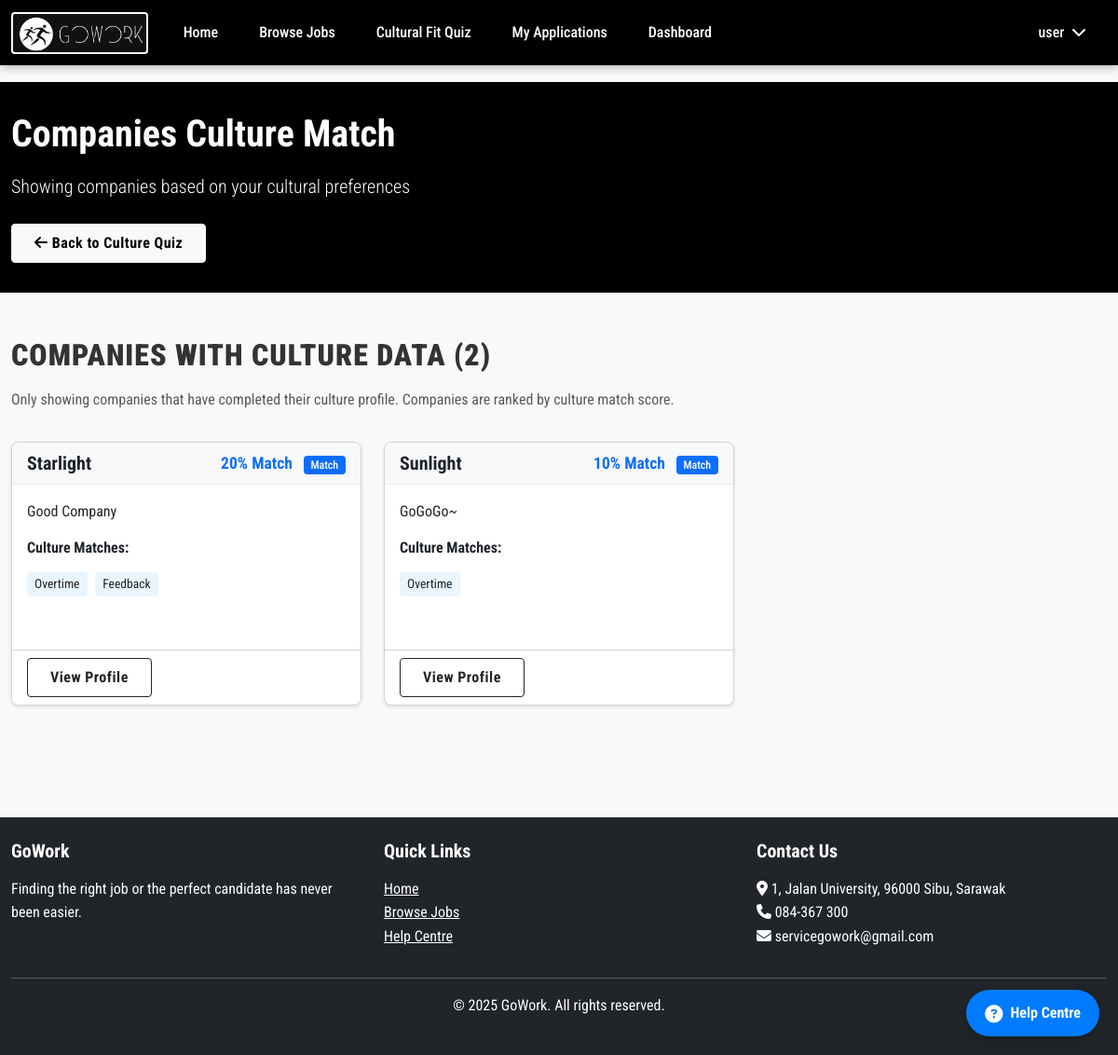
Screenshot of /pages/culture_match.php (signed in) with the database file from the repository.
### tables this page shows
CREATE TABLE `users` (
  `user_id` int(11) NOT NULL,
  `username` varchar(50) NOT NULL,
  `email` varchar(100) NOT NULL,
  `password` varchar(255) NOT NULL,
  `profile_picture` varchar(255) DEFAULT NULL,
  `user_type` int(11) NOT NULL,
  `created_at` timestamp NOT NULL DEFAULT current_timestamp(),
  `updated_at` timestamp NOT NULL DEFAULT current_timestamp() ON UPDATE current_timestamp()
);

CREATE TABLE `companies` (
  `company_id` int(11) NOT NULL,
  `user_id` int(11) NOT NULL,
  `company_name` varchar(100) NOT NULL,
  `description` text DEFAULT NULL,
  `company_culture` text DEFAULT NULL,
  `contact_number` varchar(20) DEFAULT NULL,
  `address` varchar(255) DEFAULT NULL,
  `city` varchar(50) DEFAULT NULL,
  `state` varchar(50) DEFAULT NULL,
  `country` varchar(50) DEFAULT NULL,
  `license_path` varchar(255) DEFAULT NULL,
  `license_status` enum('Pending','Approved','Not Approved') DEFAULT 'Pending',
  `created_at` timestamp NOT NULL DEFAULT current_timestamp(),
  `updated_at` timestamp NOT NULL DEFAULT current_timestamp() ON UPDATE current_timestamp()
);

### includes/functions.php (called while the page is built, shortened)
<?php
require_once 'database.php';
function isLoggedIn() {
    return isset($_SESSION['user_id']);
}
function hasUserType($userType) {
    return $_SESSION['user_type'] == $userType;
}
function getCurrentUser() {
    $sql = "SELECT * FROM users WHERE user_id = ?";
    return fetchRow($sql, 'i', [$_SESSION['user_id']]);
}
function getUserCultureResults($userId) {
    $result = fetchRow(
        "SELECT * FROM user_culture_results WHERE user_id = ?",
        'i',
        [$userId]
    );
    if ($result) {
        $result['culture_profile'] = json_decode($result['culture_profile'], true);
    }
    return $result;
}
function getCompanyCulture($companyId) {
    $company = fetchRow(
        "SELECT company_culture FROM companies WHERE company_id = ?",
        'i',
        [$companyId]
    );
    if ($company && $company['company_culture']) {
        return json_decode($company['company_culture'], true);
    }
    return null;
}
function calculateCultureFitScore($userId, $companyId) {
    $userCulture = getUserCultureResults($userId);
    $companyCulture = getCompanyCulture($companyId);
    $userValues = $userCulture['culture_profile']['values'];
    $companyValues = $companyCulture['values'];
    $matches = [];
    $mismatches = [];
    $matchCount = 0;
    foreach ($userValues as $userAttribute => $userValue) {
        $matched = false;
        if (isset($companyValues[$userAttribute]) && $companyValues[$userAttribute] == $userValue) {
            $matches[] = $userAttribute;
            $matchCount++;
            $matched = true;
        }
        else {
            foreach ($companyValues as $companyAttribute => $companyValue) {
                if ($userAttribute == $companyValue || $userValue == $companyValue) {
                    $matches[] = $companyAttribute;
                    $matchCount++;
                    $matched = true;
                    break;
                }
            }
        }
    }
    $score = min(100, $matchCount * 10);
    return [
        'score' => $score,
        'matches' => $matches,
        'mismatches' => $mismatches
    ];
}
function getMatchingCompanies($userId, $limit = 10, $includeAll = false) {
    $companies = fetchAll("SELECT c.*, u.username FROM companies c JOIN users u ON c.user_id = u.user_id");
    $matches = [];
    $nonMatches = [];
    $userCulture = getUserCultureResults($userId);
    foreach ($companies as $company) {
        $matchData = calculateCultureFitScore($userId, $company['company_id']);
        $company['match_score'] = $matchData['score'];
        $company['matches'] = $matchData['matches'];
        $company['mismatches'] = $matchData['mismatches'];
        if ($matchData['score'] > 0) {
            $matches[] = $company;
        } else {
            $proximityScore = calculateProximityScore($userCulture, $company);
            $company['proximity_score'] = $proximityScore;
            $nonMatches[] = $company;
        }
    }
    usort($matches, function($a, $b) {
        return $b['match_score'] - $a['match_score'];
    });
    usort($nonMatches, function($a, $b) {
        return $a['proximity_score'] - $b['proximity_score'];
    });
    $allCompanies = array_merge($matches, $nonMatches);
    if ($includeAll) {
        return array_slice($allCompanies, 0, $limit);
    } else {
        return array_slice($matches, 0, $limit);
    }
}

### includes/database.php (called while the page is built, shortened)
<?php
function getDbConnection() {
    static $conn;
    if ($conn instanceof mysqli) {
        return $conn;
    }
    $conn = new mysqli(
        DB_HOST,
        DB_USER,
        DB_PASS,
        DB_NAME,
        3306
    );
    $conn->ssl_set(NULL, NULL, __DIR__ . '/DigiCertGlobalRootCA.crt.pem', NULL, NULL);
    $conn->set_charset("utf8mb4");
    return $conn;
}
function executeQuery($sql, $types = '', $params = []) {
    $conn = getDbConnection();
    $stmt = $conn->prepare($sql);
    if (!empty($params)) {
        $bindParams = [$types];
        for ($i = 0; $i < count($params); $i++) {
            $bindParams[] = &$params[$i];
        }
        call_user_func_array([$stmt, 'bind_param'], $bindParams);
    }
    if (!$stmt->execute()) {
        $error = "Error executing statement: " . $stmt->error;
        error_log($error);
        $stmt->close();
        throw new Exception($error);
    }
    return $stmt;
}
function fetchRow($sql, $types = '', $params = []) {
    $stmt = executeQuery($sql, $types, $params);
    $result = $stmt->get_result();
    $row = $result->fetch_assoc();
    return $row;
}
function fetchAll($sql, $types = '', $params = []) {
    $stmt = executeQuery($sql, $types, $params);
    $result = $stmt->get_result();
    $rows = [];
    while ($row = $result->fetch_assoc()) {
        $rows[] = $row;
    }
    return $rows;
}

### pages/culture_match.php (the view, shortened to what this page needs)
<?php
$pageTitle = 'Culture Match Companies';
require_once '../includes/database.php';
require_once '../includes/functions.php';
$allCompanies = getMatchingCompanies($_SESSION['user_id'], 20, true);
$filteredCompanies = [];
foreach ($allCompanies as $company) {
    if (isset($company['company_culture']) && !empty($company['company_culture'])) {
        $filteredCompanies[] = $company;
    }
}
require_once '../includes/header.php';
?>
<section class="container-fluid culture-match-header">
    <div class="container">
        <h1>Companies Culture Match</h1>
        <p class="lead">Showing companies based on your cultural preferences</p>
        <a href="<?php echo SITE_URL; ?>/pages/culture_quiz.php" class="btn btn-light mt-2">
            <i class="fas fa-arrow-left"></i> Back to Culture Quiz
        </a>
    </div>
</section>
<section class="container my-5">
    <div class="row mb-3">
        <div class="col-12">
            <h2>Companies with Culture Data (<?php echo count($filteredCompanies); ?>)</h2>
            <p class="text-muted">
                Only showing companies that have completed their culture profile. Companies are ranked by culture match score.
            </p>
        </div>
    </div>
    <div class="row">
        <?php if (empty($filteredCompanies)): ?>
            <div class="col-12">
                <div class="alert alert-info">
                    No companies with culture data found. Please check back later as more companies complete their cultural profile.
                </div>
            </div>
        <?php else: ?>
            <?php foreach ($filteredCompanies as $company): ?>
                <div class="col-md-6 col-lg-4 mb-4">
                    <div class="card match-card">
                        <div class="card-header d-flex justify-content-between align-items-center">
                            <h5 class="mb-0"><?php echo htmlspecialchars($company['company_name']); ?></h5>
                            <div>
                                <span class="match-score me-2"><?php echo $company['match_score']; ?>% Match</span>
                                <?php if ($company['match_score'] >= 80): ?>
                                    <span class="badge highly-recommend-badge">Highly Recommend</span>
                                <?php elseif ($company['match_score'] >= 60): ?>
                                    <span class="badge recommend-badge">Recommend</span>
                                <?php elseif ($company['match_score'] > 0): ?>
                                    <span class="badge match-badge">Match</span>
                                <?php endif; ?>
                            </div>
                        </div>
                        <div class="card-body">
                            <p><?php echo htmlspecialchars(substr($company['description'] ?? 'No description available', 0, 120) . (strlen($company['description'] ?? '') > 120 ? '...' : '')); ?></p>
                            <?php if (!empty($company['matches'])): ?>
                                <div class="mb-3">
                                    <h6>Culture Matches:</h6>
                                    <div>
                                        <?php foreach ($company['matches'] as $match): ?>
                                            <span class="value-match"><?php echo htmlspecialchars(ucfirst($match)); ?></span>
                                        <?php endforeach; ?>
                                    </div>
                                </div>
                            <?php endif; ?>
                        </div>
                        <div class="card-footer bg-white">
                            <div class="d-flex justify-content-between">
                                <a href="<?php echo SITE_URL; ?>/pages/view_company_profile.php?id=<?php echo $company['company_id']; ?>" class="btn btn-outline-dark">View Profile</a>
                            </div>
                        </div>
                    </div>
                </div>
            <?php endforeach; ?>
        <?php endif; ?>
    </div>
</section>
<?php
require_once '../includes/footer.php';
?>

### includes/header.php (shortened to what this page needs)
<?php
$root_path = $_SERVER['DOCUMENT_ROOT'] . '/';
require_once $root_path . 'includes/functions.php';
?>
<!DOCTYPE html>
<html lang="en">
<head>
    <link href="https://cdn.jsdelivr.net/npm/bootstrap@5.3.0/dist/css/bootstrap.min.css" rel="stylesheet">
    <link rel="stylesheet" href="https://cdnjs.cloudflare.com/ajax/libs/font-awesome/6.4.0/css/all.min.css">
    <link rel="stylesheet" href="<?php echo SITE_URL; ?>/assets/css/main.css">
    <link rel="stylesheet" href="<?php echo SITE_URL; ?>/assets/css/dropdown-fix.css">
</head>
<body>
    <nav class="navbar navbar-expand-lg navbar-dark fixed-top">
        <div class="container position-relative">
            <a class="navbar-brand" href="<?php echo SITE_URL; ?>">
                <img src="<?php echo SITE_URL; ?>/assets/img/logo.jpg" alt="<?php echo SITE_NAME; ?>" class="navbar-logo">
            </a>
            <div class="collapse navbar-collapse" id="navbarNav">
                <ul class="navbar-nav me-auto">
                    <li class="nav-item">
                        <a class="nav-link" href="<?php echo SITE_URL; ?>">Home</a>
                    </li>
                    <li class="nav-item">
                        <a class="nav-link" href="<?php echo SITE_URL; ?>/pages/jobs.php">Browse Jobs</a>
                    </li>
                    <?php if (isLoggedIn()): ?>
                        <?php if (hasUserType(USER_TYPE_JOBSEEKER)): ?>
                            <li class="nav-item">
                                <a class="nav-link" href="<?php echo SITE_URL; ?>/pages/culture_quiz.php">Cultural Fit Quiz</a>
                            </li>
                            <li class="nav-item">
                                <a class="nav-link" href="<?php echo SITE_URL; ?>/pages/user/applications.php">My Applications</a>
                            </li>
                            <li class="nav-item">
                                <a class="nav-link" href="<?php echo SITE_URL; ?>/pages/user/dashboard.php">Dashboard</a>
                            </li>
                        <?php endif; ?>
                    <?php endif; ?>
                </ul>
                <ul class="navbar-nav">
                    <?php if (isLoggedIn()): ?>
                        <li class="nav-item dropdown d-none d-lg-block">
                            <a class="nav-link dropdown-toggle" href="#" id="navbarDropdown" role="button" data-bs-toggle="dropdown" aria-expanded="false">
                                <?php
                                $user = getCurrentUser();
                                echo htmlspecialchars($user['username']);
                                ?> <i class="fas fa-chevron-down ms-1"></i>
                            </a>
                        </li>
                    <?php endif; ?>
                </ul>
            </div>
        </div>
    </nav>
    <div class="<?php echo (isset($pageTitle) && $pageTitle == 'Home') ? '' : 'container content-container my-4'; ?>">
    </div>
</body>
</html>

### assets/css/main.css (style rules this page uses)
body { font-family: "Roboto Condensed", sans-serif; line-height: 1.6; color: #333; background-color: #f8f9fa; min-height: 100vh; display: flex; flex-direction: column; }
.container { max-width: 1200px; }
h1, h2, h3, h4, h5, h6 { font-weight: 700; margin-bottom: 1rem; }
.card { border-radius: 8px; box-shadow: 0 2px 4px rgba(0, 0, 0, 0.1); margin-bottom: 20px; overflow: hidden; }
.card-header { background-color: #f8f9fa; border-bottom: 1px solid #e9ecef; font-weight: 600; }
.btn { border-radius: 4px; padding: 0.5rem 1.5rem; transition: all 0.3s ease; font-weight: 700; letter-spacing: 0.5px; }
.badge { padding: 0.35em 0.65em; font-size: 0.75em; font-weight: 500; border-radius: 4px; }
.navbar { background-color: transparent !important; box-shadow: none; transition: all 0.3s ease; }
.navbar-brand { font-weight: 900; font-size: 1.6rem; letter-spacing: 1px; color: #fff !important; display: flex; align-items: center; }
.navbar-logo { width: auto; height: 45px; background-color: white; border-radius: 4px; padding: 2px; }
.navbar-nav .nav-item .nav-link { position: relative; padding: 8px 15px; color: #fff !important; }
.navbar-nav .nav-item .nav-link::after { content: ''; width: 0; height: 2px; background-color: #fff; display: block; margin: auto; transition: width 0.5s ease; position: absolute; bottom: 0; left: 0; right: 0; opacity: 0; }
.navbar-nav .dropdown::after, .dropdown:not(.filter-dropdown)::after { display: none; }
.navbar-nav .dropdown, .dropdown:not(.filter-dropdown) { position: relative !important; }
section h2 { font-weight: 900; text-transform: uppercase; letter-spacing: 1px; }

### includes/header.php (style rules this page uses)
.navbar { background-color: transparent !important; position: fixed; width: 100%; z-index: 1000; padding: 1rem 0; transition: background-color 0.3s ease; height: 70px; display: flex; align-items: center; }
.navbar.scrolled { background-color: rgb(0, 0, 0) !important; box-shadow: 0 2px 10px rgba(0, 0, 0, 0.3); }
.navbar .nav-link { position: relative; padding: 8px 15px; transition: transform 0.3s ease, color 0.3s ease; display: inline-block; font-weight: 500; color: #fff !important; }
.navbar .nav-link::after { content: ''; width: 0; height: 2px; background-color: #fff; display: block; margin: auto; transition: width 0.5s ease; position: absolute; bottom: 0; left: 0; right: 0; opacity: 0; }
.navbar-logo { width: auto; height: 45px; background-color: white; border-radius: 4px; padding: 2px; }
.content-container { padding-top: 50px; }
body:not(.is-homepage) .content-container { padding-top: 40px; }
.btn { border-radius: 4px; padding: 0.5rem 1.5rem; transition: all 0.3s ease; font-weight: 700; letter-spacing: 0.5px; }
.navbar-nav { display: flex; align-items: center; }
.navbar-nav:last-child { margin-left: auto; }
.navbar .nav-item { padding: 0 5px; }
.navbar-collapse { display: flex; align-items: center; justify-content: space-between; }
.navbar-nav .nav-link { margin: 0 2px; }
.navbar-nav:last-child .nav-item { margin-left: 5px; }

### pages/culture_match.php (style rules this page uses)
.culture-match-header { background-color: #000; color: #fff; padding: 2rem 0; }
.match-card { transition: transform 0.3s; height: 100%; }
.match-score { font-size: 1.1rem; font-weight: bold; color: #0d6efd; }
.match-badge { background-color: #0d6efd; }
.value-match { background-color: #e9f5ff; border-radius: 4px; padding: 2px 8px; margin-right: 5px; margin-bottom: 5px; display: inline-block; font-size: 0.85rem; }

### rows the page displays
users: username "user"
companies: company_name "Starlight", match_score "20", description "Good Company", match "Overtime", match "Feedback"
companies: company_name "Sunlight", match_score "10", description "GoGoGo~", match "Overtime"

### other values shown
count($filteredCompanies) "2"
SITE_NAME "GoWork"
